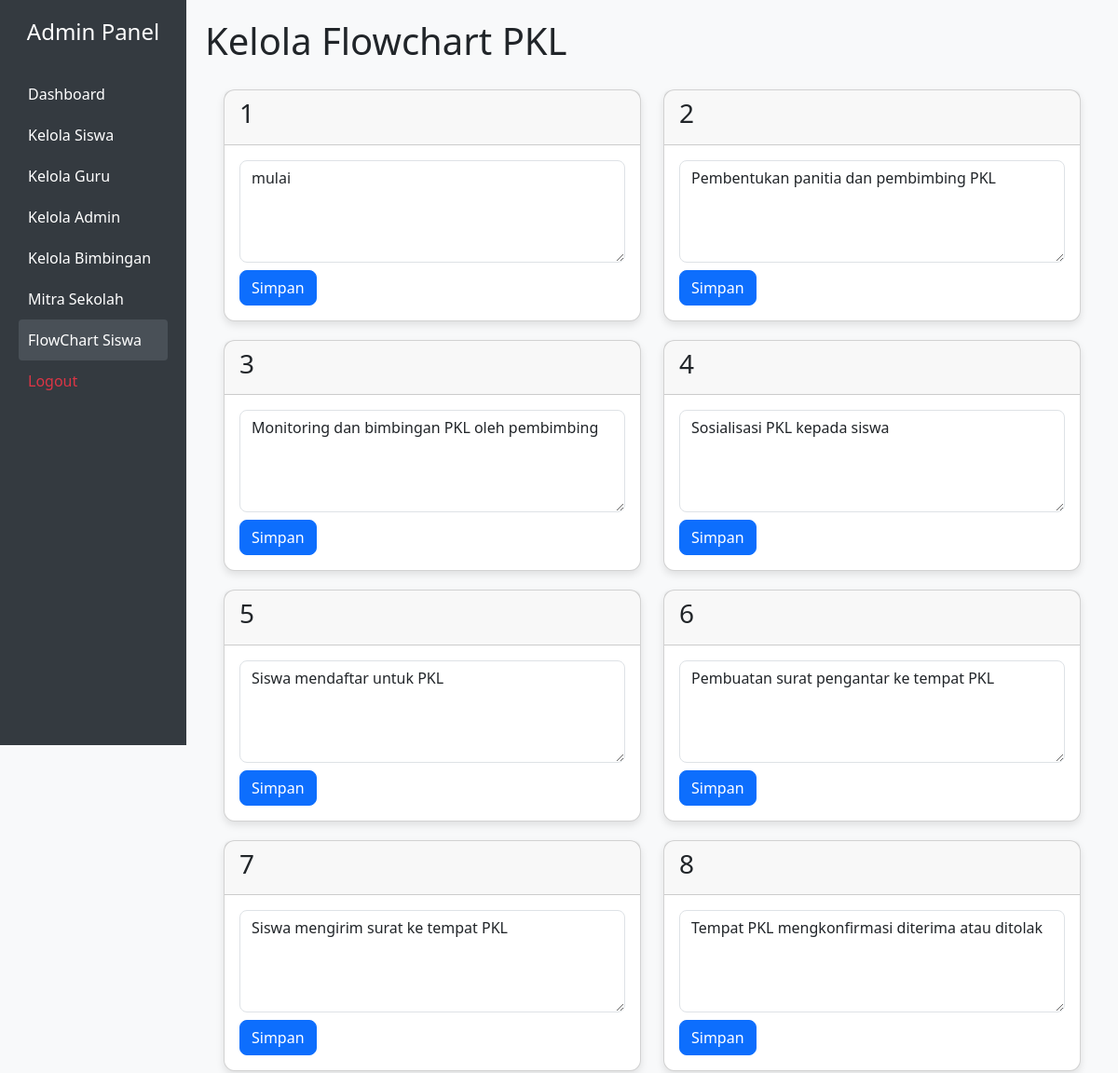
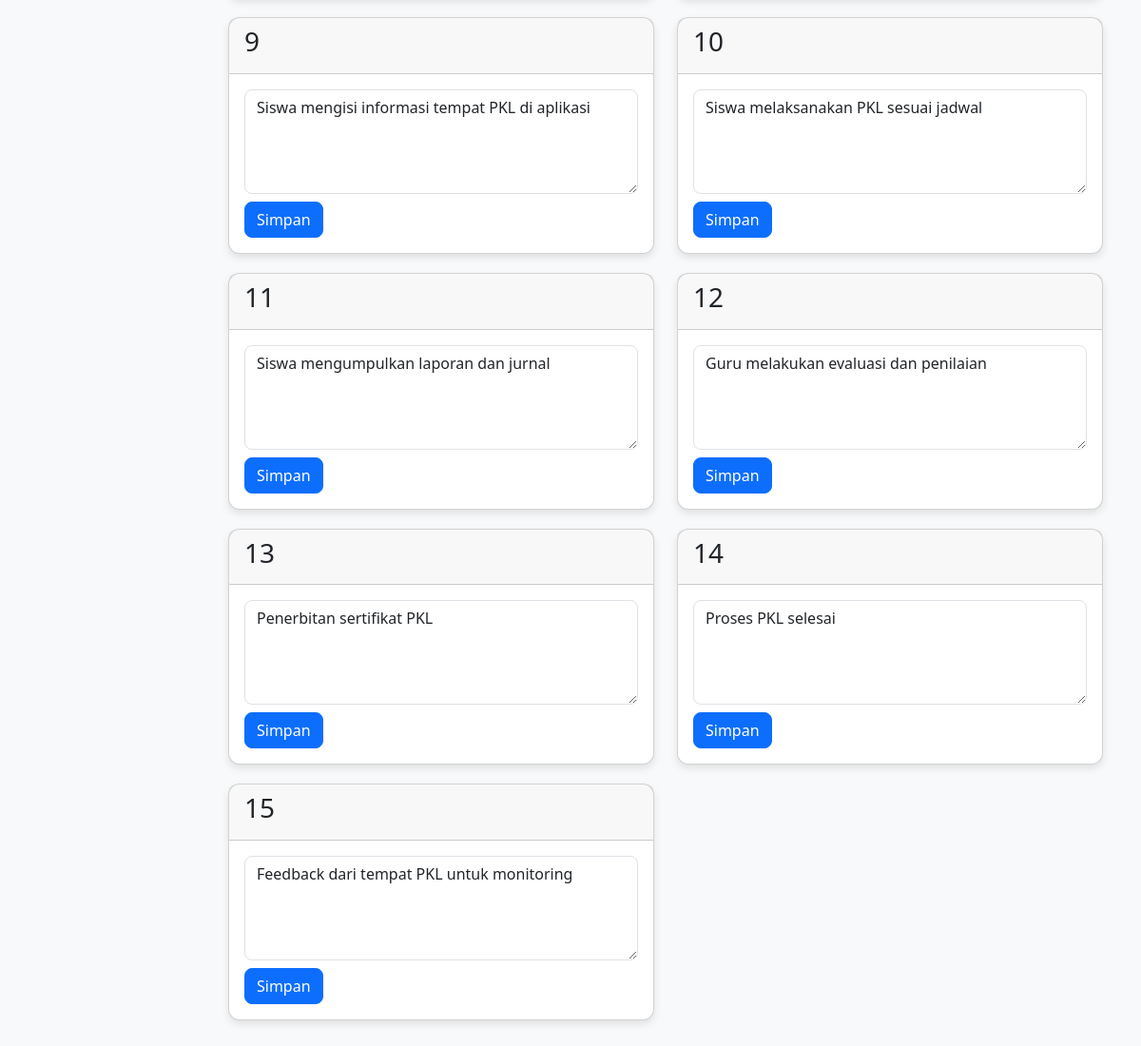
Screenshot of /admin/view/flowchart.php (signed in) with the database file from the repository (2 pictures, top to bottom).
### tables this page shows
CREATE TABLE `flowchart_pkl` (
  `id` int(11) NOT NULL,
  `kode` varchar(50) NOT NULL,
  `label` text NOT NULL
);

### admin/view/flowchart.php (the view, shortened to what this page needs)
<?php
require_once "../config/database.php";
include "template/header.php";
$result = $koneksi->query("SELECT * FROM flowchart_pkl ORDER BY id ASC");
?>
<div class="content-wrapper">
    <section class="content-header">
        <h1><i class="fas fa-project-diagram"></i> Kelola Flowchart PKL</h1>
    </section>
    <section class="content">
        <div class="row">
            <?php while ($row = $result->fetch_assoc()): ?>
                <div class="col-md-6">
                    <div class="card flow-card">
                        <div class="card-header">
                            <h3 class="card-title">
                                <i class="fas fa-stream"></i> <?php echo $row['id']; ?>
                            </h3>
                        </div>
                        <div class="card-body">
                            <form method="post">
                                <textarea name="label" class="form-control mb-2" rows="4"><?php echo htmlspecialchars($row['label']); ?></textarea>
                                <button type="submit" name="update" class="btn btn-primary btn-block">
                                    <i class="fas fa-save"></i> Simpan
                                </button>
                            </form>
                        </div>
                    </div>
                </div>
            <?php endwhile; ?>
        </div>
    </section>
</div>
<?php include "template/footer.php"; ?>

### admin/view/template/header.php (style rules this page uses)
body { background-color: #f8f9fa; }
.content { padding: 20px; }

### admin/view/flowchart.php (style rules this page uses)
.flow-card { border-radius: 12px; box-shadow: 0 4px 8px rgba(0,0,0,0.1); transition: transform 0.2s ease-in-out, box-shadow 0.2s ease-in-out; margin-bottom: 20px; }
textarea.form-control { border-radius: 8px; resize: vertical; transition: 0.3s; }
.btn-primary { border-radius: 8px; transition: background 0.3s, transform 0.2s; }

### rows the page displays
flowchart_pkl: id "1", label "mulai"
flowchart_pkl: id "2", label "Pembentukan panitia dan pembimbing PKL"
flowchart_pkl: id "3", label "Monitoring dan bimbingan PKL oleh pembimbing"
flowchart_pkl: id "4", label "Sosialisasi PKL kepada siswa"
flowchart_pkl: id "5", label "Siswa mendaftar untuk PKL"
flowchart_pkl: id "6", label "Pembuatan surat pengantar ke tempat PKL"
flowchart_pkl: id "7", label "Siswa mengirim surat ke tempat PKL"
flowchart_pkl: id "8", label "Tempat PKL mengkonfirmasi diterima atau ditolak"
flowchart_pkl: id "9", label "Siswa mengisi informasi tempat PKL di aplikasi"
flowchart_pkl: id "10", label "Siswa melaksanakan PKL sesuai jadwal"
flowchart_pkl: id "11", label "Siswa mengumpulkan laporan dan jurnal"
flowchart_pkl: id "12", label "Guru melakukan evaluasi dan penilaian"
flowchart_pkl: id "13", label "Penerbitan sertifikat PKL"
flowchart_pkl: id "14", label "Proses PKL selesai"
flowchart_pkl: id "15", label "Feedback dari tempat PKL untuk monitoring"
